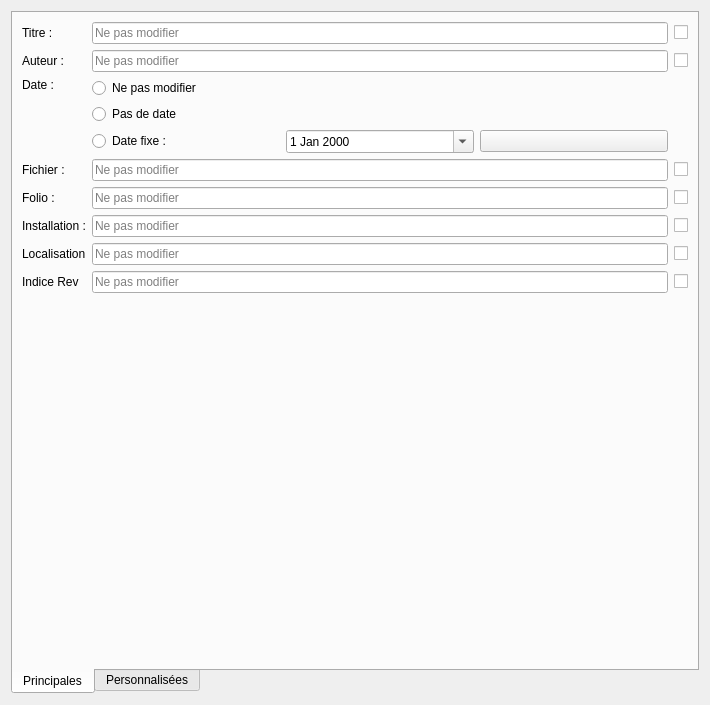
<?xml version="1.0" encoding="UTF-8"?>
<ui version="4.0">
 <class>ReplaceFolioWidget</class>
 <widget class="QWidget" name="ReplaceFolioWidget">
  <property name="geometry">
   <rect>
    <x>0</x>
    <y>0</y>
    <width>710</width>
    <height>705</height>
   </rect>
  </property>
  <property name="windowTitle">
   <string>Form</string>
  </property>
  <layout class="QVBoxLayout" name="verticalLayout_3">
   <item>
    <widget class="QTabWidget" name="tabWidget">
     <property name="sizePolicy">
      <sizepolicy hsizetype="Preferred" vsizetype="Preferred">
       <horstretch>0</horstretch>
       <verstretch>0</verstretch>
      </sizepolicy>
     </property>
     <property name="tabPosition">
      <enum>QTabWidget::South</enum>
     </property>
     <property name="tabShape">
      <enum>QTabWidget::Rounded</enum>
     </property>
     <property name="currentIndex">
      <number>0</number>
     </property>
     <property name="elideMode">
      <enum>Qt::ElideNone</enum>
     </property>
     <property name="usesScrollButtons">
      <bool>true</bool>
     </property>
     <property name="tabsClosable">
      <bool>false</bool>
     </property>
     <widget class="QWidget" name="tab">
      <attribute name="title">
       <string>Principales</string>
      </attribute>
      <layout class="QVBoxLayout" name="verticalLayout_2">
       <item>
        <layout class="QGridLayout" name="gridLayout_4">
         <item row="9" column="1">
          <widget class="QLabel" name="label_12">
           <property name="text">
            <string>Indice Rev</string>
           </property>
          </widget>
         </item>
         <item row="8" column="1">
          <widget class="QLabel" name="label_11">
           <property name="text">
            <string>Localisation</string>
           </property>
          </widget>
         </item>
         <item row="4" column="1">
          <widget class="QLabel" name="label_5">
           <property name="text">
            <string>Fichier :</string>
           </property>
          </widget>
         </item>
         <item row="1" column="3">
          <widget class="QLineEdit" name="m_title_le">
           <property name="toolTip">
            <string>Disponible en tant que %title pour les modèles de cartouches</string>
           </property>
           <property name="placeholderText">
            <string>Ne pas modifier</string>
           </property>
          </widget>
         </item>
         <item row="2" column="3">
          <widget class="QLineEdit" name="m_author_le">
           <property name="toolTip">
            <string>Disponible en tant que %author pour les modèles de cartouches</string>
           </property>
           <property name="placeholderText">
            <string>Ne pas modifier</string>
           </property>
          </widget>
         </item>
         <item row="2" column="1">
          <widget class="QLabel" name="label_3">
           <property name="text">
            <string>Auteur :</string>
           </property>
          </widget>
         </item>
         <item row="3" column="1">
          <widget class="QLabel" name="label_4">
           <property name="text">
            <string>Date :</string>
           </property>
           <property name="alignment">
            <set>Qt::AlignLeading|Qt::AlignLeft|Qt::AlignTop</set>
           </property>
          </widget>
         </item>
         <item row="6" column="1">
          <widget class="QLabel" name="label_10">
           <property name="text">
            <string>Installation :</string>
           </property>
          </widget>
         </item>
         <item row="9" column="3">
          <widget class="QLineEdit" name="m_indice">
           <property name="toolTip">
            <string>Disponible en tant que %indexrev pour les modèles de cartouches</string>
           </property>
           <property name="placeholderText">
            <string>Ne pas modifier</string>
           </property>
          </widget>
         </item>
         <item row="4" column="3">
          <widget class="QLineEdit" name="m_file_le">
           <property name="toolTip">
            <string>Disponible en tant que %filename pour les modèles de cartouches</string>
           </property>
           <property name="placeholderText">
            <string>Ne pas modifier</string>
           </property>
          </widget>
         </item>
         <item row="10" column="3">
          <layout class="QGridLayout" name="gridLayout"/>
         </item>
         <item row="5" column="1">
          <widget class="QLabel" name="label_6">
           <property name="text">
            <string>Folio :</string>
           </property>
          </widget>
         </item>
         <item row="3" column="3">
          <layout class="QGridLayout" name="gridLayout_2" columnstretch="0,0,0">
           <item row="1" column="0">
            <widget class="QRadioButton" name="m_no_date_rb">
             <property name="text">
              <string>Pas de date</string>
             </property>
            </widget>
           </item>
           <item row="2" column="1">
            <widget class="QDateEdit" name="m_date_edit">
             <property name="toolTip">
              <string>Disponible en tant que %date pour les modèles de cartouches</string>
             </property>
             <property name="frame">
              <bool>true</bool>
             </property>
             <property name="calendarPopup">
              <bool>true</bool>
             </property>
            </widget>
           </item>
           <item row="2" column="0">
            <widget class="QRadioButton" name="m_fixed_date_rb">
             <property name="text">
              <string>Date fixe :</string>
             </property>
            </widget>
           </item>
           <item row="2" column="2">
            <widget class="QPushButton" name="m_date_now_pb">
             <property name="toolTip">
              <string>Appliquer la date actuelle</string>
             </property>
             <property name="text">
              <string/>
             </property>
             <property name="icon">
              <iconset resource="../../../qelectrotech.qrc">
               <normaloff>:/ico/22x22/start.png</normaloff>:/ico/22x22/start.png</iconset>
             </property>
            </widget>
           </item>
           <item row="0" column="0">
            <widget class="QRadioButton" name="m_unchanged_date">
             <property name="text">
              <string>Ne pas modifier</string>
             </property>
            </widget>
           </item>
          </layout>
         </item>
         <item row="5" column="3">
          <widget class="QLineEdit" name="m_folio_le">
           <property name="toolTip">
            <string>Disponible en tant que %folio pour les modèles de cartouches
Les variables suivantes sont utilisables :
- %id : numéro du folio courant dans le projet 
- %total : nombre total de folios dans le projet 
- %autonum : Folio Auto Numeration</string>
           </property>
           <property name="placeholderText">
            <string>Ne pas modifier</string>
           </property>
          </widget>
         </item>
         <item row="8" column="3">
          <widget class="QLineEdit" name="m_loc">
           <property name="toolTip">
            <string>Disponible en tant que %locmach pour les modèles de cartouches</string>
           </property>
           <property name="placeholderText">
            <string>Ne pas modifier</string>
           </property>
          </widget>
         </item>
         <item row="6" column="3">
          <widget class="QLineEdit" name="m_mach">
           <property name="toolTip">
            <string>Disponible en tant que %machine pour les modèles de cartouches</string>
           </property>
           <property name="placeholderText">
            <string>Ne pas modifier</string>
           </property>
          </widget>
         </item>
         <item row="1" column="1">
          <widget class="QLabel" name="label_2">
           <property name="text">
            <string>Titre :</string>
           </property>
          </widget>
         </item>
         <item row="1" column="4">
          <widget class="QCheckBox" name="m_title_cb">
           <property name="toolTip">
            <string>Supprimer ce texte</string>
           </property>
           <property name="text">
            <string/>
           </property>
          </widget>
         </item>
         <item row="2" column="4">
          <widget class="QCheckBox" name="m_author_cb">
           <property name="toolTip">
            <string>Supprimer ce texte</string>
           </property>
           <property name="text">
            <string/>
           </property>
          </widget>
         </item>
         <item row="4" column="4">
          <widget class="QCheckBox" name="m_file_cb">
           <property name="toolTip">
            <string>Supprimer ce texte</string>
           </property>
           <property name="text">
            <string/>
           </property>
          </widget>
         </item>
         <item row="5" column="4">
          <widget class="QCheckBox" name="m_folio_cb">
           <property name="toolTip">
            <string>Supprimer ce texte</string>
           </property>
           <property name="text">
            <string/>
           </property>
          </widget>
         </item>
         <item row="6" column="4">
          <widget class="QCheckBox" name="m_mach_cb">
           <property name="toolTip">
            <string>Supprimer ce texte</string>
           </property>
           <property name="text">
            <string/>
           </property>
          </widget>
         </item>
         <item row="8" column="4">
          <widget class="QCheckBox" name="m_loc_cb">
           <property name="toolTip">
            <string>Supprimer ce texte</string>
           </property>
           <property name="text">
            <string/>
           </property>
          </widget>
         </item>
         <item row="9" column="4">
          <widget class="QCheckBox" name="m_indice_cb">
           <property name="toolTip">
            <string>Supprimer ce texte</string>
           </property>
           <property name="text">
            <string/>
           </property>
          </widget>
         </item>
        </layout>
       </item>
       <item>
        <spacer name="verticalSpacer">
         <property name="orientation">
          <enum>Qt::Vertical</enum>
         </property>
         <property name="sizeHint" stdset="0">
          <size>
           <width>20</width>
           <height>40</height>
          </size>
         </property>
        </spacer>
       </item>
      </layout>
     </widget>
     <widget class="QWidget" name="tab_2">
      <attribute name="title">
       <string>Personnalisées</string>
      </attribute>
      <layout class="QVBoxLayout" name="verticalLayout">
       <item>
        <layout class="QVBoxLayout" name="m_tab2_vlayout">
         <item>
          <widget class="QLabel" name="label_8">
           <property name="text">
            <string>Vous pouvez définir ici vos propres associations noms/valeurs pour que le cartouche en tienne compte. Exemple :
associer le nom &quot;volta&quot; et la valeur &quot;1745&quot; remplacera %{volta} par 1745 dans le cartouche.</string>
           </property>
           <property name="wordWrap">
            <bool>true</bool>
           </property>
          </widget>
         </item>
        </layout>
       </item>
      </layout>
     </widget>
    </widget>
   </item>
  </layout>
 </widget>
 <resources>
  <include location="../../../qelectrotech.qrc"/>
 </resources>
 <connections>
  <connection>
   <sender>m_fixed_date_rb</sender>
   <signal>toggled(bool)</signal>
   <receiver>m_date_edit</receiver>
   <slot>setEnabled(bool)</slot>
   <hints>
    <hint type="sourcelabel">
     <x>144</x>
     <y>145</y>
    </hint>
    <hint type="destinationlabel">
     <x>250</x>
     <y>145</y>
    </hint>
   </hints>
  </connection>
  <connection>
   <sender>m_fixed_date_rb</sender>
   <signal>toggled(bool)</signal>
   <receiver>m_date_now_pb</receiver>
   <slot>setEnabled(bool)</slot>
   <hints>
    <hint type="sourcelabel">
     <x>144</x>
     <y>145</y>
    </hint>
    <hint type="destinationlabel">
     <x>356</x>
     <y>145</y>
    </hint>
   </hints>
  </connection>
 </connections>
</ui>
